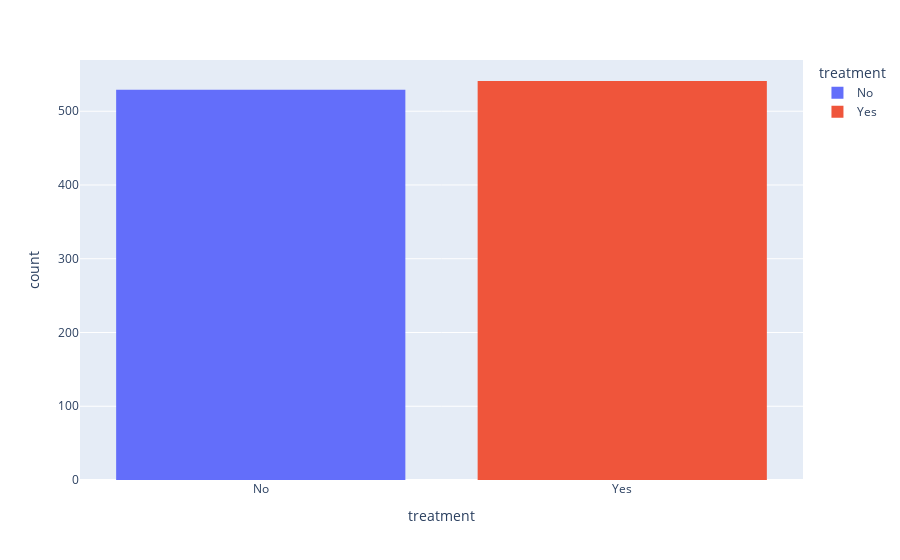

This figure's notebook cell:
### Code cell
plt.figure(figsize=(8,8))
px.histogram(health, x = 'treatment',color='treatment')

### Figure 1 — Plotly figure (JSON) as saved in the notebook; plotly's stock layout.template omitted (floating-point values rounded to 4 significant figures; data arrays with more than 128 entries replaced by an {"elided": "..."} marker saying what was removed)
{"data": [{"alignmentgroup": "True", "bingroup": "x", "hovertemplate": "treatment=%{x}<br>count=%{y}<extra></extra>", "legendgroup": "No", "marker": {"color": "#636efa"}, "name": "No", "offsetgroup": "No", "orientation": "v", "showlegend": true, "type": "histogram", "x": {"elided": "529 str values"}, "xaxis": "x", "yaxis": "y"}, {"alignmentgroup": "True", "bingroup": "x", "hovertemplate": "treatment=%{x}<br>count=%{y}<extra></extra>", "legendgroup": "Yes", "marker": {"color": "#EF553B"}, "name": "Yes", "offsetgroup": "Yes", "orientation": "v", "showlegend": true, "type": "histogram", "x": {"elided": "541 str values"}, "xaxis": "x", "yaxis": "y"}], "layout": {"barmode": "relative", "legend": {"title": {"text": "treatment"}, "tracegroupgap": 0}, "margin": {"t": 60}, "xaxis": {"anchor": "y", "categoryarray": ["No", "Yes"], "categoryorder": "array", "domain": [0, 1], "title": {"text": "treatment"}}, "yaxis": {"anchor": "x", "domain": [0, 1], "title": {"text": "count"}}}}
